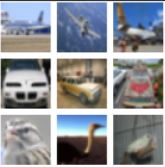
#> input picture Embedding_model_training/data_augmentation/test.jpg, 165 x 167 px
$ python blur.py
#> lines starting #> are read from the running program, lines starting #| are printed output that depends on the picture
import numpy as np
import random
from PIL import Image,ImageFilter


class Blur():
    '''
    Add blur into the images.
    Apply transformation with probability p.
    '''
    def __init__(self, p=1.0, blur='normal'):
        self.p = p
        self.blur = blur
    def __call__(self, img):
        if random.uniform(0, 1) > self.p:
            return img
        else:
            if self.blur == 'normal':
                img = img.filter(ImageFilter.BLUR)
            elif self.blur == 'Gaussian':
                img = img.filter(ImageFilter.GaussianBlur)
            elif self.blur == 'mean':
                img = img.filter(ImageFilter.BoxBlur)
            return img

if __name__ == '__main__':
    b = Blur()
    img = Image.open('test.jpg')
#> img is the input picture: PIL image 165x167 RGB; mean R, G, B 142.2, 144.8, 150.1
    res = b(img)
#> in __call__, `img = img.filter(ImageFilter.BLUR)`:
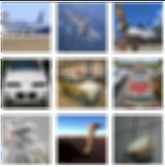
#> img: PIL image 165x167 RGB; mean R, G, B 143.4, 145.9, 151.1
    res.save('res.jpg')
